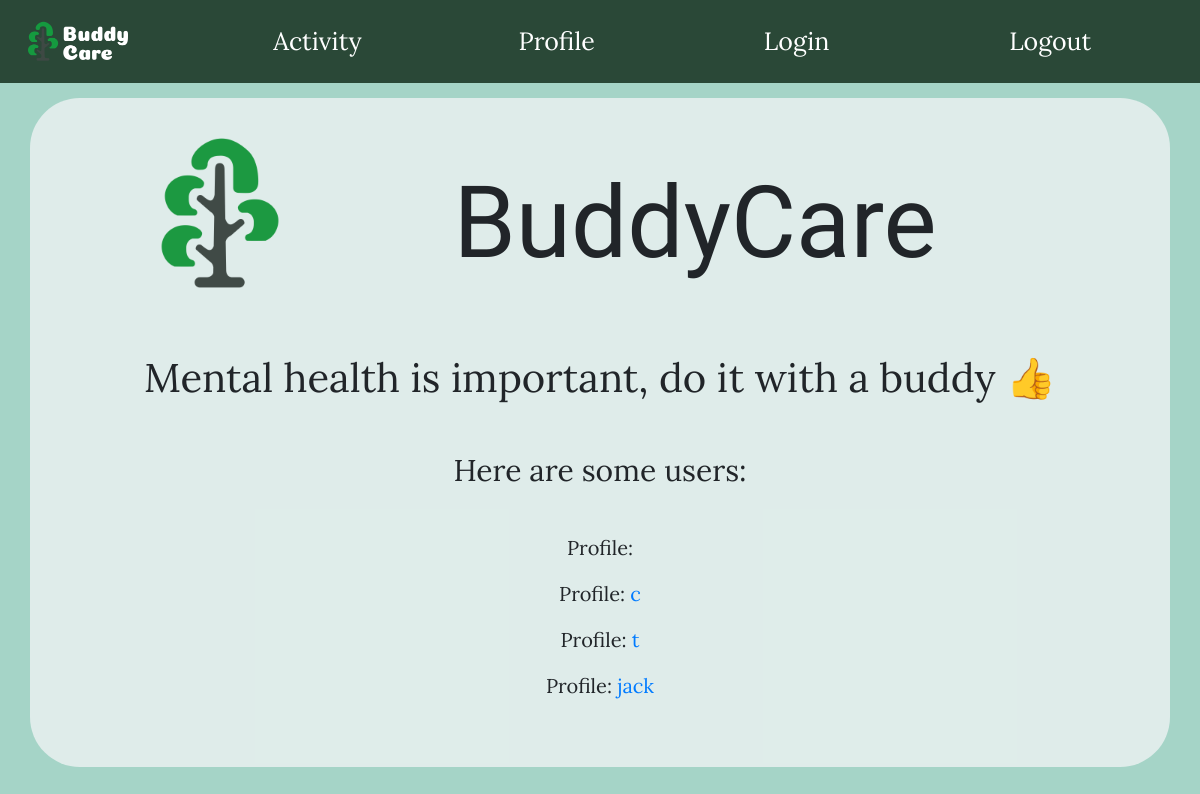
The app's page /home (signed in), older data.
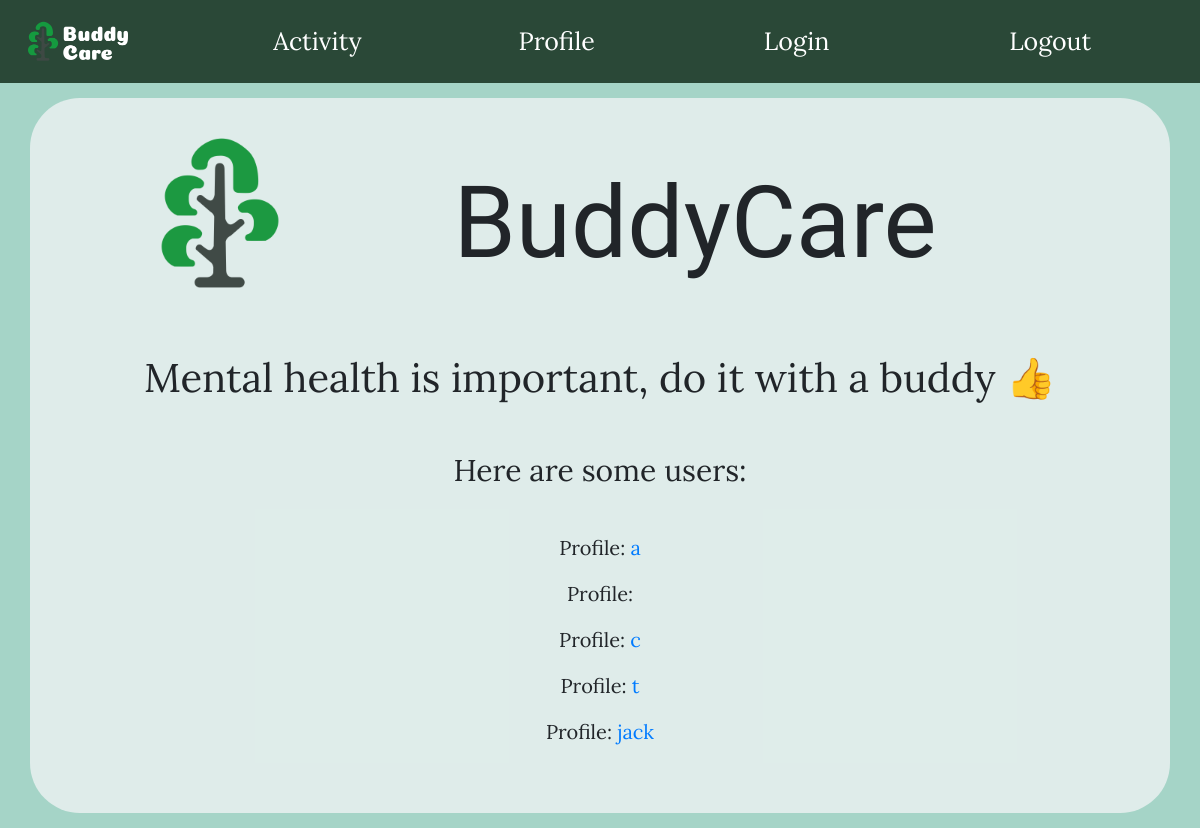
The same page, newer data.
### main.py (models this page shows, shortened)
class User(db.Model):
    id = db.Column("id", db.Integer, primary_key= True)
    username = db.Column("username", db.String(100))
    password = db.Column("password", db.String(100))
    bud = db.Column("bud", db.Boolean)
    activity = db.Column("activity", db.String(100))
    streak = db.Column("streak", db.Integer, primary_key=True)
    bio = db.Column("bio", db.String(300))
    achieve = db.Column("achieve", db.String(300))
    joke = db.Column("joke", db.String(200))
    budName = db.Column("buddy",db.String(200))
    image_file = db.Column("img", db.String(100), default="sunflowers.jpg")

### main.py (the view)
@app.route("/")
@app.route('/home')
def home():
    if User == None or len(User.query.all())==0:
        flash("Last user was not properly logged out - logging out!")
        return redirect("logout")
    elif 'name' in session:
        found_user = User.query.filter_by(username = session['name']).first()
        if found_user:
            return render_template("index.html", values=User.query.all(),userFound=True,user=found_user)
        else:
            session.pop("name",None)
            return render_template("index.html",userFound=False)
    else:
        return render_template("index.html", values=User.query.all(),userFound=False)

### main.py (called while the page is built)
@app.before_request
def before_request():
    g.user = None
    if not(User == None or len(User.query.all())==0):
        if 'name' in session and not(session['name'] == None):
            user = User.query.filter_by(username = session['name']).first()
            g.user = user

### templates/index.html (shortened to what this page needs)
{% extends "base.html" %}
{% block content %}
    <div class="container">
        <div class="image">
            <img src= "/static/images/icon.png" alt="logo" style="width:150px;">
        </div>
            <p style="font-family:coiny; font-size:100px; padding:10px">BuddyCare</p><br>
            <p class="systemText" style="font-size:40px">Mental health is important, do it with a buddy &#128077;</p><br>
        {% if userFound %}
            <p class="systemText" style="font-size:30px">Here are some users:</p><br>
            {% for item in values %}
                {% if userFound %}
                    {% if (not item == user) and (item.bud == True) %}<p class="systemText" style="font-size:20px">
                    Profile: <a  href="/{{item.username}}">{{item.username}}</a><br></p>
                    {% endif %}
                {% else %}
                    {% if item.bud == True %}<p class="systemText" style="font-size:20px">
                    Profile: <a  href="/{{item.username}}">{{item.username}}</a><br></p>
                    {% endif %}
                {% endif %}
            {% endfor %}
        {% endif %}
        </div>
    </div>
{% endblock %}

Row changes from the older to the newer data that the page shows:
now on this page (row edited): User: username "a"
